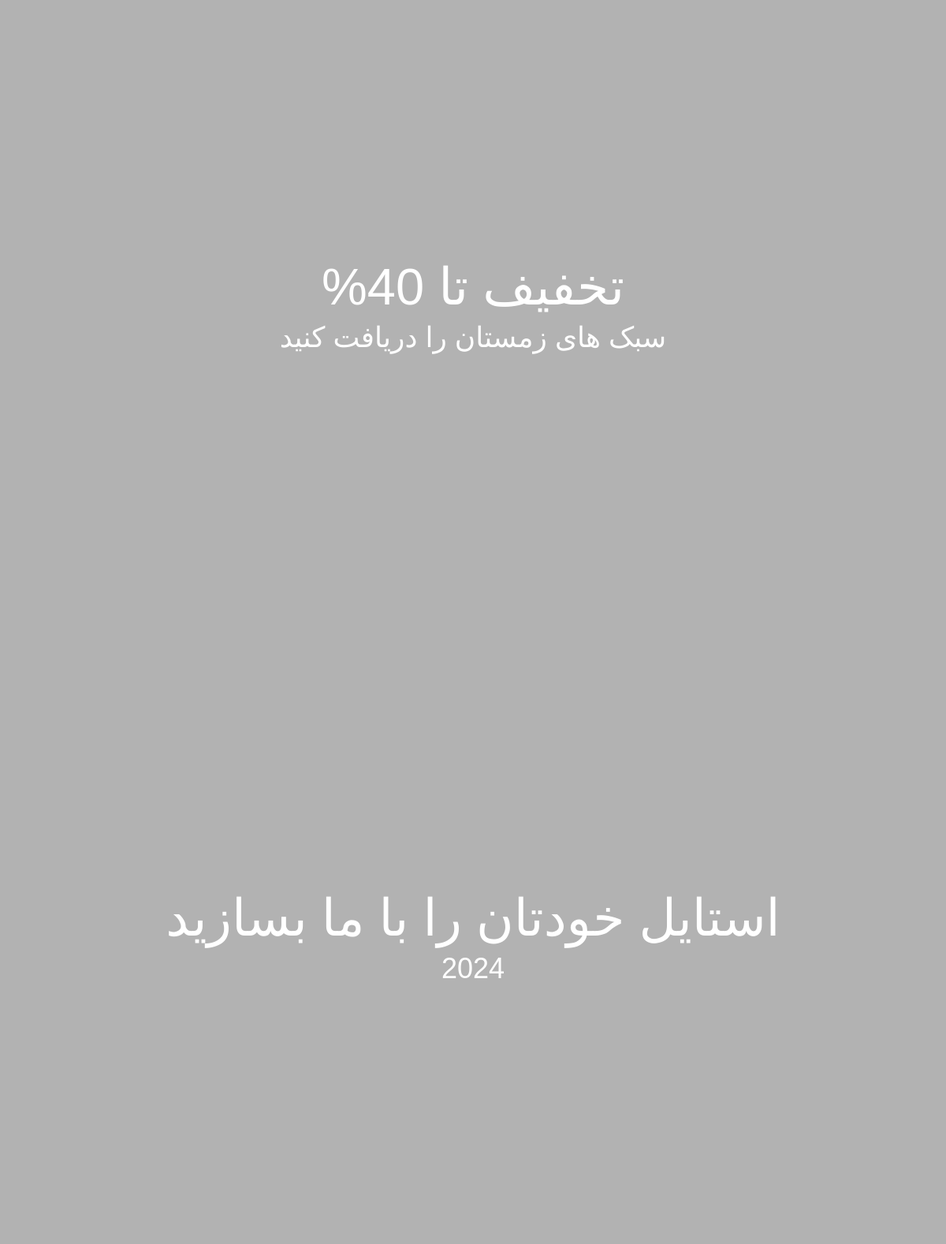
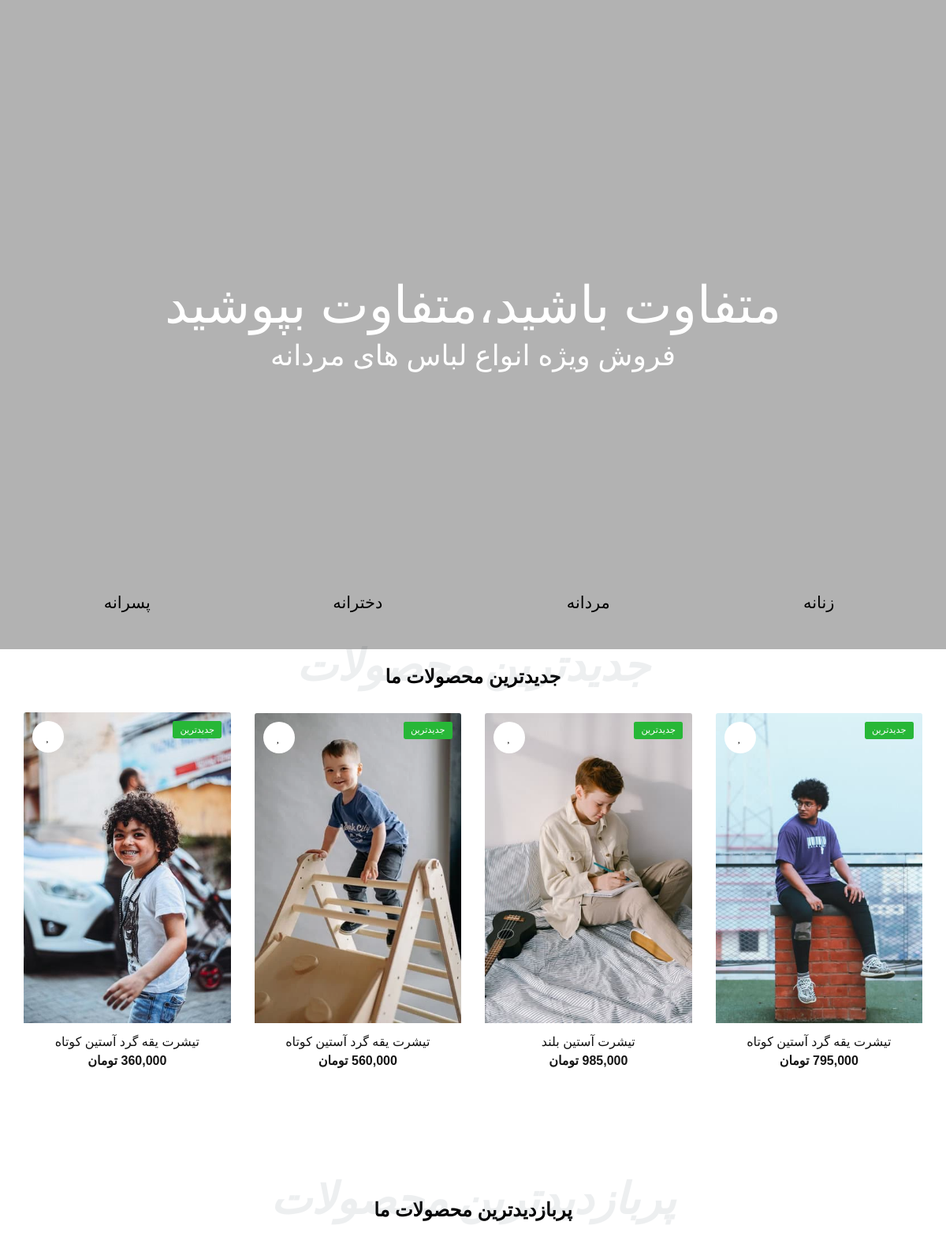
The page / (upper part) on the database its author committed (2 pictures, top to bottom).
### site_setting/models.py (models this page shows, shortened)
class Slider(models.Model):
    title = models.CharField(max_length=200, verbose_name='عنوان')
    url = models.URLField(max_length=1000, verbose_name='لینک')
    url_title = models.CharField(max_length=200, verbose_name='عنوان لینک')
    description = models.CharField(max_length=600, verbose_name='توضیحات اسلایدر')
    slider_image = models.ImageField(upload_to='images/sliders', null=True, blank=True, verbose_name='تصویر اسلایدر')
    display_order = models.IntegerField(verbose_name='اولویت نمایش')
    is_active = models.BooleanField(default=True, verbose_name='فعال / غیرفعال')
    class Meta:
        verbose_name = 'اسلایدر'
        verbose_name_plural = 'اسلایدرها'

### product/models.py (models this page shows, shortened)
class Product(models.Model):
    title = models.CharField(max_length=300, verbose_name='نام محصول')
    category = models.ManyToManyField(ProductCategory, related_name='product_categories', verbose_name='دسته بندی ها')
    front_image = models.ImageField(upload_to='images/products', null=True, blank=True, verbose_name='تصویر جلوی محصول')
    back_image = models.ImageField(upload_to='images/products', null=True, blank=True, verbose_name='تصویر پشت محصول')
    brand = models.ForeignKey(ProductBrand, on_delete=models.CASCADE, null=True, blank=True, verbose_name='برند')
    size = models.ForeignKey(ProductSize, on_delete=models.CASCADE, null=True, blank=True, verbose_name='سایز')
    color = models.ForeignKey(ProductColor, on_delete=models.CASCADE, null=True, blank=True, verbose_name='رنگ')
    price = models.IntegerField(verbose_name='قیمت محصول')
    short_description = models.CharField(max_length=360, db_index=True, null=True, verbose_name='توضیحات کوتاه')
    description = models.TextField(db_index=True, verbose_name='توضیحات اصلی')
    slug = models.SlugField(max_length=200, default="", null=False, db_index=True, blank=True, unique=True, verbose_name='عنوان در url')
    is_active = models.BooleanField(default=False, verbose_name='فعال / غیرفعال')
    is_delete = models.BooleanField(verbose_name='حذف شده / نشده')
    class Meta:
        verbose_name = 'محصول'
        verbose_name_plural = 'محصولات'

### base/views.py (the view)
# urls.py: path('', views.HomeView.as_view(), name='home_page_view'),
class HomeView(TemplateView):
    template_name = 'base/index.html'
    def get_context_data(self, **kwargs):
        context = super(HomeView, self).get_context_data(**kwargs)
        context['main_product'] = Product.objects.all()
        slider = Slider.objects.filter(is_active=True)
        context['sliders'] = slider
        latest_products = Product.objects.filter(is_active=True, is_delete=False).order_by('-id')[:4]
        context['latest_products'] = group_list(latest_products)
        most_visit_products = Product.objects.filter(is_active=True, is_delete=False).annotate(
            visit_count=Count('productvisit')).order_by('-visit_count')[:4]
        context['most_visit_products'] = group_list(most_visit_products)
        return context

### base/templatetags/layout_items.py (called while the page is built)
@register.inclusion_tag('base/site-login-component.html', takes_context=True)
def site_login_component(context):
    login_form = LoginForm()
    return {
        'login_form': login_form,
        'context': context
    }

@register.inclusion_tag('base/site-search-component.html')
def site_search_component():
    return

### polls/templatetags/poll_extras.py (called while the page is built)
@register.filter(name='three_digits_currency')
def three_digits_currency(value: int):
    return '{:,}'.format(value) + ' تومان'

### product/models.py (called while the page is built)
    def __str__(self):
        return self.title

    def __str__(self):
        return self.title

    def __str__(self):
        return self.title

### utils/convertors.py (called while the page is built)
def group_list(custom_list, size=4):
    grouped_list = []
    for i in range(0, len(custom_list), size):
        grouped_list.append(custom_list[i:i + size])
    return grouped_list

### base/templates/base/index.html (shortened to what this page needs)
{% extends 'shared/layout.html' %}
{% load poll_extras %}
{% load thumbnail %}
{% block content %}
    {% load static %}
    <!DOCTYPE html>
    <html lang="fa" dir="rtl">
    <head>
    </head>
    <body>
    <div class="home-slider hide-navigation margin-bottom-0">
        {% for slider in sliders %}
            <div data-background-image="{{ slider.slider_image.url }}" class="item" data-overlay="3">
                <div class="container">
                    <div class="row">
                        <div class="col-md-12">
                            <div class="home-slider-container">
                                <div class="home-slider-desc text-center">
                                    <div class="home-slider-title mb-4">
                                        <h5 class="text-light ft-medium lg-heading">{{ slider.title }}</h5>
                                        <h1 class="mb-1 ft-medium mb-md-3">{{ slider.description }}</h1>
                                    </div>
                                </div>
                            </div>
                        </div>
                    </div>
                </div>
            </div>
        {% endfor %}
    </div>
    <section class="p-0">
        <div class="container">
            <div class="row overlio">
                <div class="col-xl-3 col-lg-3 col-md-3 col-sm-12">
                    <div class="cats_caption_wrap">
                        <div class="cats_caption text-center">
                            <h4 class="m-0">زنانه</h4>
                        </div>
                    </div>
                </div>
                <div class="col-xl-3 col-lg-3 col-md-3 col-sm-12">
                    <div class="cats_caption_wrap">
                        <div class="cats_caption text-center">
                            <h4 class="m-0">مردانه</h4>
                        </div>
                    </div>
                </div>
                <div class="col-xl-3 col-lg-3 col-md-3 col-sm-12">
                    <div class="cats_caption_wrap">
                        <div class="cats_caption text-center">
                            <h4 class="m-0">دخترانه</h4>
                        </div>
                    </div>
                </div>
                <div class="col-xl-3 col-lg-3 col-md-3 col-sm-12">
                    <div class="cats_caption_wrap">
                        <div class="cats_caption text-center">
                            <h4 class="m-0">پسرانه</h4>
                        </div>
                    </div>
                </div>
            </div>
        </div>
    </section>
    <section class="middle">
        <div class="container">
            <div class="row justify-content-center">
                <div class="col-xl-12 col-lg-12 col-md-12 col-sm-12">
                    <div class="sec_title position-relative text-center">
                        <h2 class="off_title">جدیدترین محصولات</h2>
                        <h3 class="ft-bold pt-3">جدیدترین محصولات ما</h3>
                    </div>
                </div>
            </div>
            {% for group in latest_products %}
                <div class="row align-items-center rows-products">
                    {% for product in group %}
                        <div class="col-xl-3 col-lg-4 col-sm-6 col-12">
                            <div class="product_grid card b-0">
                                <div class="badge bg-success text-white position-absolute ft-regular ab-right  text-upper">
                                    جدیدترین
                                </div>
                                <button class="snackbar-wishlist btn btn_love position-absolute ab-left"><i
                                        class="far fa-heart"></i></button>
                                <div class="card-body p-0">
                                    <div class="shop_thumb position-relative">
                                        <a class="card-img-top d-block overflow-hidden"
                                           href="{% url 'product_detail_page_view' slug=product.slug %}">
                                            {% thumbnail product.front_image "265x396" quality=90 crop='center' as im %}
                                                <img class="card-img-top" src="{{ product.front_image.url }}"
                                                     alt="{{ product.title }}">
                                            {% endthumbnail %}
                                        </a>
                                    </div>
                                </div>
                                <div class="card-footer b-0 p-3 pb-0 bg-white d-flex align-items-start justify-content-center">
                                    <div class="text-left">
                                        <div class="text-center">
                                            <h5 class="fw-bolder fs-md mb-0 lh-1 mb-1"><a
                                                    href="{% url 'product_detail_page_view' slug=product.slug %}">{{ product.title }}</a>
                                            </h5>
                                            <div class="elis_rty"><span
                                                    class="ft-bold fs-md text-dark">{{ product.price | three_digits_currency }}</span>
                                            </div>
                                        </div>
                                    </div>
                                </div>
                            </div>
                        </div>
                    {% endfor %}
                </div>
            {% endfor %}
        </div>
    </section>
    <section class="middle">
        <div class="container">
            <div class="row justify-content-center">
                <div class="col-xl-12 col-lg-12 col-md-12 col-sm-12">
                    <div class="sec_title position-relative text-center">
                        <h2 class="off_title">پربازدیدترین محصولات</h2>
                        <h3 class="ft-bold pt-3">پربازدیدترین محصولات ما</h3>
                    </div>
                </div>
            </div>
        </div>
    </section>
    </body>
    </html>
{% endblock %}

### templates/shared/layout.html (shortened to what this page needs)
{% load layout_items %}
{% load render_partial %}
{% load static %}
<link href="{% static 'css/styles.css' %}" rel="stylesheet">
{% block content %}{% endblock %}

### base/templates/base/site-search-component.html (shortened to what this page needs)
{% load layout_items %}
{% load static %}

### base/templates/base/site-login-component.html (shortened to what this page needs)
{% load layout_items %}
{% load static %}

### templates/shared/footer-references.html (shortened to what this page needs)
{% load static %}

### rows shown on the page
Slider: title "تخفیف تا 40%", description "سبک های زمستان را دریافت کنید"
Slider: title "استایل خودتان را با ما بسازید", description "2024"
Slider: title "متفاوت باشید،متفاوت بپوشید", description "فروش ویژه انواع لباس های مردانه"
Product: front_image (picture), title "تیشرت یقه گرد آستین کوتاه", price|three_digits_currency "795,000 تومان"
Product: front_image (picture), title "تیشرت آستین بلند", price|three_digits_currency "985,000 تومان"
Product: front_image (picture), title "تیشرت یقه گرد آستین کوتاه", price|three_digits_currency "560,000 تومان"
Product: front_image (picture), title "تیشرت یقه گرد آستین کوتاه", price|three_digits_currency "360,000 تومان"
